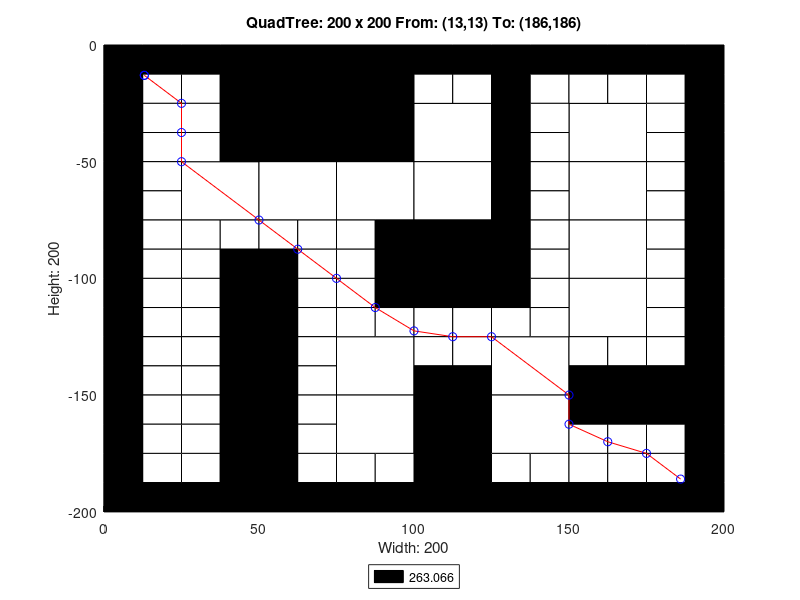

Reproduce this figure in MATLAB.
axis([0 200 -200 0]);
title('QuadTree: 200 x 200 From: (13,13) To: (186,186)');
xlabel('Width: 200');
ylabel('Height: 200');
rectangle('Position',[50 -50 50 50], 'FaceColor',[0 0 0]);
rectangle('Position',[25 -75 25 25], 'FaceColor',[1 1 1]);
rectangle('Position',[50 -75 25 25], 'FaceColor',[1 1 1]);
rectangle('Position',[75 -75 25 25], 'FaceColor',[1 1 1]);
rectangle('Position',[100 -50 25 25], 'FaceColor',[1 1 1]);
rectangle('Position',[150 -50 25 25], 'FaceColor',[1 1 1]);
rectangle('Position',[100 -75 25 25], 'FaceColor',[1 1 1]);
rectangle('Position',[100 -100 25 25], 'FaceColor',[0 0 0]);
rectangle('Position',[150 -75 25 25], 'FaceColor',[1 1 1]);
rectangle('Position',[150 -100 25 25], 'FaceColor',[1 1 1]);
rectangle('Position',[75 -150 25 25], 'FaceColor',[1 1 1]);
rectangle('Position',[75 -175 25 25], 'FaceColor',[1 1 1]);
rectangle('Position',[125 -150 25 25], 'FaceColor',[1 1 1]);
rectangle('Position',[150 -125 25 25], 'FaceColor',[1 1 1]);
rectangle('Position',[100 -175 25 25], 'FaceColor',[0 0 0]);
rectangle('Position',[125 -175 25 25], 'FaceColor',[1 1 1]);
rectangle('Position',[100 -200 25 25], 'FaceColor',[0 0 0]);
rectangle('Position',[0 -12.5 12.5 12.5], 'FaceColor',[0 0 0]);
rectangle('Position',[12.5 -12.5 12.5 12.5], 'FaceColor',[0 0 0]);
rectangle('Position',[0 -25 12.5 12.5], 'FaceColor',[0 0 0]);
rectangle('Position',[12.5 -25 12.5 12.5], 'FaceColor',[1 1 1]);
rectangle('Position',[25 -12.5 12.5 12.5], 'FaceColor',[0 0 0]);
rectangle('Position',[37.5 -12.5 12.5 12.5], 'FaceColor',[0 0 0]);
rectangle('Position',[25 -25 12.5 12.5], 'FaceColor',[1 1 1]);
rectangle('Position',[37.5 -25 12.5 12.5], 'FaceColor',[0 0 0]);
rectangle('Position',[0 -37.5 12.5 12.5], 'FaceColor',[0 0 0]);
rectangle('Position',[12.5 -37.5 12.5 12.5], 'FaceColor',[1 1 1]);
rectangle('Position',[0 -50 12.5 12.5], 'FaceColor',[0 0 0]);
rectangle('Position',[12.5 -50 12.5 12.5], 'FaceColor',[1 1 1]);
rectangle('Position',[25 -37.5 12.5 12.5], 'FaceColor',[1 1 1]);
rectangle('Position',[37.5 -37.5 12.5 12.5], 'FaceColor',[0 0 0]);
rectangle('Position',[25 -50 12.5 12.5], 'FaceColor',[1 1 1]);
rectangle('Position',[37.5 -50 12.5 12.5], 'FaceColor',[0 0 0]);
rectangle('Position',[0 -62.5 12.5 12.5], 'FaceColor',[0 0 0]);
rectangle('Position',[12.5 -62.5 12.5 12.5], 'FaceColor',[1 1 1]);
rectangle('Position',[0 -75 12.5 12.5], 'FaceColor',[0 0 0]);
rectangle('Position',[12.5 -75 12.5 12.5], 'FaceColor',[1 1 1]);
rectangle('Position',[0 -87.5 12.5 12.5], 'FaceColor',[0 0 0]);
rectangle('Position',[12.5 -87.5 12.5 12.5], 'FaceColor',[1 1 1]);
rectangle('Position',[0 -100 12.5 12.5], 'FaceColor',[0 0 0]);
rectangle('Position',[12.5 -100 12.5 12.5], 'FaceColor',[1 1 1]);
rectangle('Position',[25 -87.5 12.5 12.5], 'FaceColor',[1 1 1]);
rectangle('Position',[37.5 -87.5 12.5 12.5], 'FaceColor',[1 1 1]);
rectangle('Position',[25 -100 12.5 12.5], 'FaceColor',[1 1 1]);
rectangle('Position',[37.5 -100 12.5 12.5], 'FaceColor',[0 0 0]);
rectangle('Position',[50 -87.5 12.5 12.5], 'FaceColor',[1 1 1]);
rectangle('Position',[62.5 -87.5 12.5 12.5], 'FaceColor',[1 1 1]);
rectangle('Position',[50 -100 12.5 12.5], 'FaceColor',[0 0 0]);
rectangle('Position',[62.5 -100 12.5 12.5], 'FaceColor',[1 1 1]);
rectangle('Position',[75 -87.5 12.5 12.5], 'FaceColor',[1 1 1]);
rectangle('Position',[87.5 -87.5 12.5 12.5], 'FaceColor',[0 0 0]);
rectangle('Position',[75 -100 12.5 12.5], 'FaceColor',[1 1 1]);
rectangle('Position',[87.5 -100 12.5 12.5], 'FaceColor',[0 0 0]);
rectangle('Position',[100 -12.5 12.5 12.5], 'FaceColor',[0 0 0]);
rectangle('Position',[112.5 -12.5 12.5 12.5], 'FaceColor',[0 0 0]);
rectangle('Position',[100 -25 12.5 12.5], 'FaceColor',[1 1 1]);
rectangle('Position',[112.5 -25 12.5 12.5], 'FaceColor',[1 1 1]);
rectangle('Position',[125 -12.5 12.5 12.5], 'FaceColor',[0 0 0]);
rectangle('Position',[137.5 -12.5 12.5 12.5], 'FaceColor',[0 0 0]);
rectangle('Position',[125 -25 12.5 12.5], 'FaceColor',[0 0 0]);
rectangle('Position',[137.5 -25 12.5 12.5], 'FaceColor',[1 1 1]);
rectangle('Position',[125 -37.5 12.5 12.5], 'FaceColor',[0 0 0]);
rectangle('Position',[137.5 -37.5 12.5 12.5], 'FaceColor',[1 1 1]);
rectangle('Position',[125 -50 12.5 12.5], 'FaceColor',[0 0 0]);
rectangle('Position',[137.5 -50 12.5 12.5], 'FaceColor',[1 1 1]);
rectangle('Position',[150 -12.5 12.5 12.5], 'FaceColor',[0 0 0]);
rectangle('Position',[162.5 -12.5 12.5 12.5], 'FaceColor',[0 0 0]);
rectangle('Position',[150 -25 12.5 12.5], 'FaceColor',[1 1 1]);
rectangle('Position',[162.5 -25 12.5 12.5], 'FaceColor',[1 1 1]);
rectangle('Position',[175 -12.5 12.5 12.5], 'FaceColor',[0 0 0]);
rectangle('Position',[187.5 -12.5 12.5 12.5], 'FaceColor',[0 0 0]);
rectangle('Position',[175 -25 12.5 12.5], 'FaceColor',[1 1 1]);
rectangle('Position',[187.5 -25 12.5 12.5], 'FaceColor',[0 0 0]);
rectangle('Position',[175 -37.5 12.5 12.5], 'FaceColor',[1 1 1]);
rectangle('Position',[187.5 -37.5 12.5 12.5], 'FaceColor',[0 0 0]);
rectangle('Position',[175 -50 12.5 12.5], 'FaceColor',[1 1 1]);
rectangle('Position',[187.5 -50 12.5 12.5], 'FaceColor',[0 0 0]);
rectangle('Position',[125 -62.5 12.5 12.5], 'FaceColor',[0 0 0]);
rectangle('Position',[137.5 -62.5 12.5 12.5], 'FaceColor',[1 1 1]);
rectangle('Position',[125 -75 12.5 12.5], 'FaceColor',[0 0 0]);
rectangle('Position',[137.5 -75 12.5 12.5], 'FaceColor',[1 1 1]);
rectangle('Position',[125 -87.5 12.5 12.5], 'FaceColor',[0 0 0]);
rectangle('Position',[137.5 -87.5 12.5 12.5], 'FaceColor',[1 1 1]);
rectangle('Position',[125 -100 12.5 12.5], 'FaceColor',[0 0 0]);
rectangle('Position',[137.5 -100 12.5 12.5], 'FaceColor',[1 1 1]);
rectangle('Position',[175 -62.5 12.5 12.5], 'FaceColor',[1 1 1]);
rectangle('Position',[187.5 -62.5 12.5 12.5], 'FaceColor',[0 0 0]);
rectangle('Position',[175 -75 12.5 12.5], 'FaceColor',[1 1 1]);
rectangle('Position',[187.5 -75 12.5 12.5], 'FaceColor',[0 0 0]);
rectangle('Position',[175 -87.5 12.5 12.5], 'FaceColor',[1 1 1]);
rectangle('Position',[187.5 -87.5 12.5 12.5], 'FaceColor',[0 0 0]);
rectangle('Position',[175 -100 12.5 12.5], 'FaceColor',[1 1 1]);
rectangle('Position',[187.5 -100 12.5 12.5], 'FaceColor',[0 0 0]);
rectangle('Position',[0 -112.5 12.5 12.5], 'FaceColor',[0 0 0]);
rectangle('Position',[12.5 -112.5 12.5 12.5], 'FaceColor',[1 1 1]);
rectangle('Position',[0 -125 12.5 12.5], 'FaceColor',[0 0 0]);
rectangle('Position',[12.5 -125 12.5 12.5], 'FaceColor',[1 1 1]);
rectangle('Position',[25 -112.5 12.5 12.5], 'FaceColor',[1 1 1]);
rectangle('Position',[37.5 -112.5 12.5 12.5], 'FaceColor',[0 0 0]);
rectangle('Position',[25 -125 12.5 12.5], 'FaceColor',[1 1 1]);
rectangle('Position',[37.5 -125 12.5 12.5], 'FaceColor',[0 0 0]);
rectangle('Position',[0 -137.5 12.5 12.5], 'FaceColor',[0 0 0]);
rectangle('Position',[12.5 -137.5 12.5 12.5], 'FaceColor',[1 1 1]);
rectangle('Position',[0 -150 12.5 12.5], 'FaceColor',[0 0 0]);
rectangle('Position',[12.5 -150 12.5 12.5], 'FaceColor',[1 1 1]);
rectangle('Position',[25 -137.5 12.5 12.5], 'FaceColor',[1 1 1]);
rectangle('Position',[37.5 -137.5 12.5 12.5], 'FaceColor',[0 0 0]);
rectangle('Position',[25 -150 12.5 12.5], 'FaceColor',[1 1 1]);
rectangle('Position',[37.5 -150 12.5 12.5], 'FaceColor',[0 0 0]);
rectangle('Position',[50 -112.5 12.5 12.5], 'FaceColor',[0 0 0]);
rectangle('Position',[62.5 -112.5 12.5 12.5], 'FaceColor',[1 1 1]);
rectangle('Position',[50 -125 12.5 12.5], 'FaceColor',[0 0 0]);
rectangle('Position',[62.5 -125 12.5 12.5], 'FaceColor',[1 1 1]);
rectangle('Position',[75 -112.5 12.5 12.5], 'FaceColor',[1 1 1]);
rectangle('Position',[87.5 -112.5 12.5 12.5], 'FaceColor',[0 0 0]);
rectangle('Position',[75 -125 12.5 12.5], 'FaceColor',[1 1 1]);
rectangle('Position',[87.5 -125 12.5 12.5], 'FaceColor',[1 1 1]);
rectangle('Position',[50 -137.5 12.5 12.5], 'FaceColor',[0 0 0]);
rectangle('Position',[62.5 -137.5 12.5 12.5], 'FaceColor',[1 1 1]);
rectangle('Position',[50 -150 12.5 12.5], 'FaceColor',[0 0 0]);
rectangle('Position',[62.5 -150 12.5 12.5], 'FaceColor',[1 1 1]);
rectangle('Position',[0 -162.5 12.5 12.5], 'FaceColor',[0 0 0]);
rectangle('Position',[12.5 -162.5 12.5 12.5], 'FaceColor',[1 1 1]);
rectangle('Position',[0 -175 12.5 12.5], 'FaceColor',[0 0 0]);
rectangle('Position',[12.5 -175 12.5 12.5], 'FaceColor',[1 1 1]);
rectangle('Position',[25 -162.5 12.5 12.5], 'FaceColor',[1 1 1]);
rectangle('Position',[37.5 -162.5 12.5 12.5], 'FaceColor',[0 0 0]);
rectangle('Position',[25 -175 12.5 12.5], 'FaceColor',[1 1 1]);
rectangle('Position',[37.5 -175 12.5 12.5], 'FaceColor',[0 0 0]);
rectangle('Position',[0 -187.5 12.5 12.5], 'FaceColor',[0 0 0]);
rectangle('Position',[12.5 -187.5 12.5 12.5], 'FaceColor',[1 1 1]);
rectangle('Position',[0 -200 12.5 12.5], 'FaceColor',[0 0 0]);
rectangle('Position',[12.5 -200 12.5 12.5], 'FaceColor',[0 0 0]);
rectangle('Position',[25 -187.5 12.5 12.5], 'FaceColor',[1 1 1]);
rectangle('Position',[37.5 -187.5 12.5 12.5], 'FaceColor',[0 0 0]);
rectangle('Position',[25 -200 12.5 12.5], 'FaceColor',[0 0 0]);
rectangle('Position',[37.5 -200 12.5 12.5], 'FaceColor',[0 0 0]);
rectangle('Position',[50 -162.5 12.5 12.5], 'FaceColor',[0 0 0]);
rectangle('Position',[62.5 -162.5 12.5 12.5], 'FaceColor',[1 1 1]);
rectangle('Position',[50 -175 12.5 12.5], 'FaceColor',[0 0 0]);
rectangle('Position',[62.5 -175 12.5 12.5], 'FaceColor',[1 1 1]);
rectangle('Position',[50 -187.5 12.5 12.5], 'FaceColor',[0 0 0]);
rectangle('Position',[62.5 -187.5 12.5 12.5], 'FaceColor',[1 1 1]);
rectangle('Position',[50 -200 12.5 12.5], 'FaceColor',[0 0 0]);
rectangle('Position',[62.5 -200 12.5 12.5], 'FaceColor',[0 0 0]);
rectangle('Position',[75 -187.5 12.5 12.5], 'FaceColor',[1 1 1]);
rectangle('Position',[87.5 -187.5 12.5 12.5], 'FaceColor',[1 1 1]);
rectangle('Position',[75 -200 12.5 12.5], 'FaceColor',[0 0 0]);
rectangle('Position',[87.5 -200 12.5 12.5], 'FaceColor',[0 0 0]);
rectangle('Position',[100 -112.5 12.5 12.5], 'FaceColor',[0 0 0]);
rectangle('Position',[112.5 -112.5 12.5 12.5], 'FaceColor',[0 0 0]);
rectangle('Position',[100 -125 12.5 12.5], 'FaceColor',[1 1 1]);
rectangle('Position',[112.5 -125 12.5 12.5], 'FaceColor',[1 1 1]);
rectangle('Position',[125 -112.5 12.5 12.5], 'FaceColor',[0 0 0]);
rectangle('Position',[137.5 -112.5 12.5 12.5], 'FaceColor',[1 1 1]);
rectangle('Position',[125 -125 12.5 12.5], 'FaceColor',[1 1 1]);
rectangle('Position',[137.5 -125 12.5 12.5], 'FaceColor',[1 1 1]);
rectangle('Position',[100 -137.5 12.5 12.5], 'FaceColor',[1 1 1]);
rectangle('Position',[112.5 -137.5 12.5 12.5], 'FaceColor',[1 1 1]);
rectangle('Position',[100 -150 12.5 12.5], 'FaceColor',[0 0 0]);
rectangle('Position',[112.5 -150 12.5 12.5], 'FaceColor',[0 0 0]);
rectangle('Position',[175 -112.5 12.5 12.5], 'FaceColor',[1 1 1]);
rectangle('Position',[187.5 -112.5 12.5 12.5], 'FaceColor',[0 0 0]);
rectangle('Position',[175 -125 12.5 12.5], 'FaceColor',[1 1 1]);
rectangle('Position',[187.5 -125 12.5 12.5], 'FaceColor',[0 0 0]);
rectangle('Position',[150 -137.5 12.5 12.5], 'FaceColor',[1 1 1]);
rectangle('Position',[162.5 -137.5 12.5 12.5], 'FaceColor',[1 1 1]);
rectangle('Position',[150 -150 12.5 12.5], 'FaceColor',[0 0 0]);
rectangle('Position',[162.5 -150 12.5 12.5], 'FaceColor',[0 0 0]);
rectangle('Position',[175 -137.5 12.5 12.5], 'FaceColor',[1 1 1]);
rectangle('Position',[187.5 -137.5 12.5 12.5], 'FaceColor',[0 0 0]);
rectangle('Position',[175 -150 12.5 12.5], 'FaceColor',[0 0 0]);
rectangle('Position',[187.5 -150 12.5 12.5], 'FaceColor',[0 0 0]);
rectangle('Position',[125 -187.5 12.5 12.5], 'FaceColor',[1 1 1]);
rectangle('Position',[137.5 -187.5 12.5 12.5], 'FaceColor',[1 1 1]);
rectangle('Position',[125 -200 12.5 12.5], 'FaceColor',[0 0 0]);
rectangle('Position',[137.5 -200 12.5 12.5], 'FaceColor',[0 0 0]);
rectangle('Position',[150 -162.5 12.5 12.5], 'FaceColor',[0 0 0]);
rectangle('Position',[162.5 -162.5 12.5 12.5], 'FaceColor',[0 0 0]);
rectangle('Position',[150 -175 12.5 12.5], 'FaceColor',[1 1 1]);
rectangle('Position',[162.5 -175 12.5 12.5], 'FaceColor',[1 1 1]);
rectangle('Position',[175 -162.5 12.5 12.5], 'FaceColor',[0 0 0]);
rectangle('Position',[187.5 -162.5 12.5 12.5], 'FaceColor',[0 0 0]);
rectangle('Position',[175 -175 12.5 12.5], 'FaceColor',[1 1 1]);
rectangle('Position',[187.5 -175 12.5 12.5], 'FaceColor',[0 0 0]);
rectangle('Position',[150 -187.5 12.5 12.5], 'FaceColor',[1 1 1]);
rectangle('Position',[162.5 -187.5 12.5 12.5], 'FaceColor',[1 1 1]);
rectangle('Position',[150 -200 12.5 12.5], 'FaceColor',[0 0 0]);
rectangle('Position',[162.5 -200 12.5 12.5], 'FaceColor',[0 0 0]);
rectangle('Position',[175 -187.5 12.5 12.5], 'FaceColor',[1 1 1]);
rectangle('Position',[187.5 -187.5 12.5 12.5], 'FaceColor',[0 0 0]);
rectangle('Position',[175 -200 12.5 12.5], 'FaceColor',[0 0 0]);
rectangle('Position',[187.5 -200 12.5 12.5], 'FaceColor',[0 0 0]);
X=[186,175,162.5,150,150,125,112.5,100,87.5,75,62.5,50,25,25,25,13,13];
Y=[-186,-175,-170,-162.5,-150,-125,-125,-122.5,-112.5,-100,-87.5,-75,-50,-37.5,-25,-13,-13];
hold on;
plot(X,Y,'r');
plot(X,Y,'bo');
legend('263.066','Location','southoutside');
